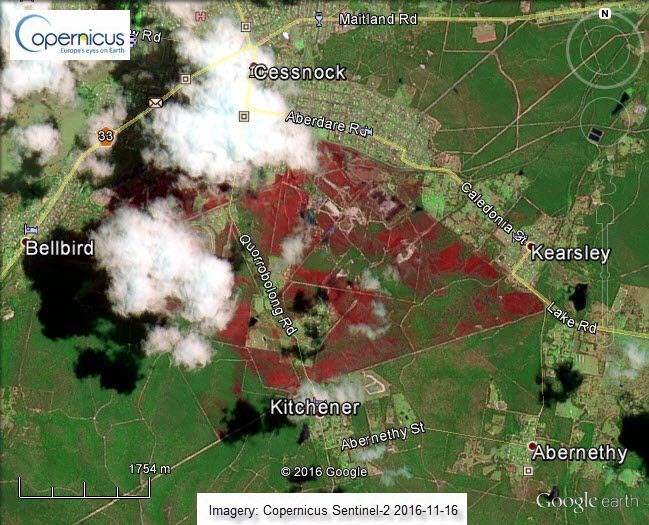
#> input picture box.jpg, 649 x 525 px
$ python bfsift.py   (older library calls are emulated)
#> lines starting #> are read from the running program, lines starting #| are printed output that depends on the picture
import numpy as np
import cv2
from matplotlib import pyplot as plt
img1 = cv2.imread('box.jpg',0)          # queryImage
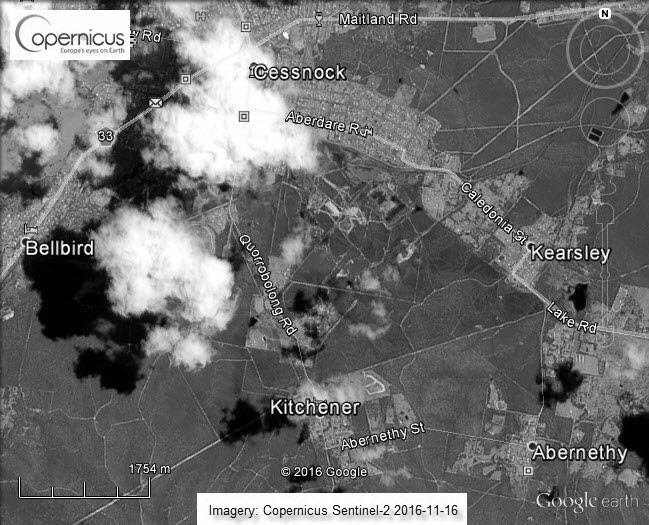
#> img1: shape (525, 649); min 0, max 255, mean 108.9
img2 = cv2.imread('box2.jpg',0) # trainImage
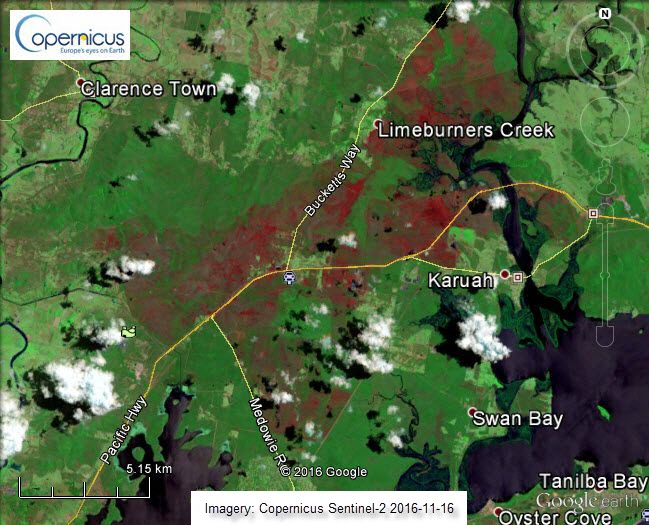
#> input picture images/box2.jpg, 649 x 525 px, found by its file name
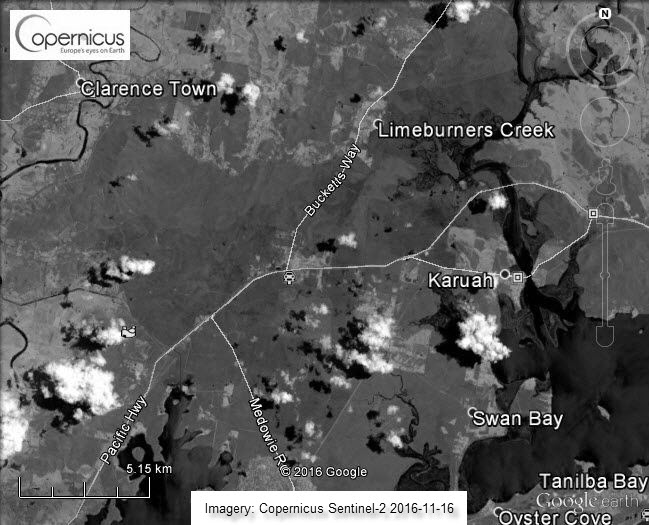
#> img2: shape (525, 649); min 0, max 255, mean 90.6
# Initiate SIFT detector
sift = cv2.SIFT()
# find the keypoints and descriptors with SIFT
kp1, des1 = sift.detectAndCompute(img1,None)
#> kp1 = 2580 keypoints; strongest (x, y, size): (560, 256, 1.9), (560, 252, 1.8), (539, 451, 2), (347, 410, 2.1)
kp2, des2 = sift.detectAndCompute(img2,None)
#> kp2 = 2992 keypoints; strongest (x, y, size): (477, 279, 1.8), (505, 417, 1.9), (106, 87, 1.8), (547, 417, 1.9)
# BFMatcher with default params
bf = cv2.BFMatcher()
matches = bf.knnMatch(des1,des2, k=2)
#> matches = 2580 matches
# Apply ratio test
good = []
for m,n in matches:
    if m.distance < 0.75*n.distance:
        good.append([m])
#> after the loop, good = 121 matches
# cv2.drawMatchesKnn expects list of lists as matches.
#> (the run stopped early here; a loop or call above may not have finished)
